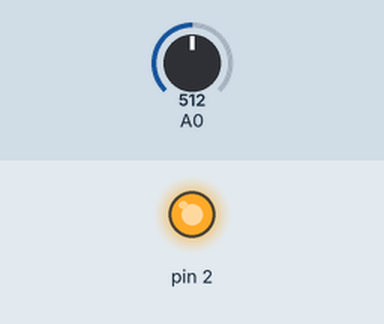
Recording of a sketch running on a simulated Arduino Uno, built with avr-gcc and run on an emulated ATmega328P. Shown: output pins drawn as LEDs (lit = HIGH). The inputs (shaded band) are chosen by the test bench; at power-on: A0 = 512.

Above: at 1.2 s.
1.3 s: A0 set to 151
2.8 s: A0 set to 132
At 4.0 s:
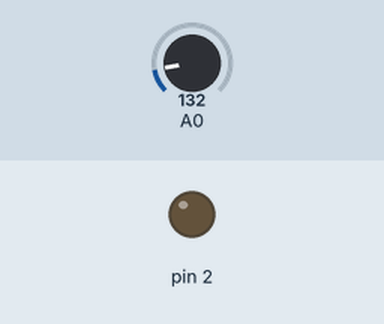
4.3 s: A0 set to 306
At 5.3 s:
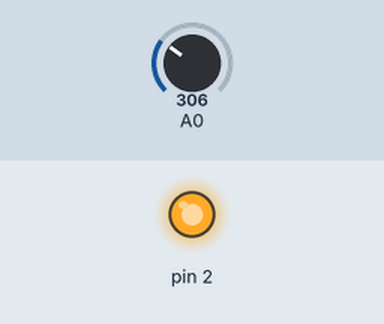
5.8 s: A0 set to 122
At 6.6 s:
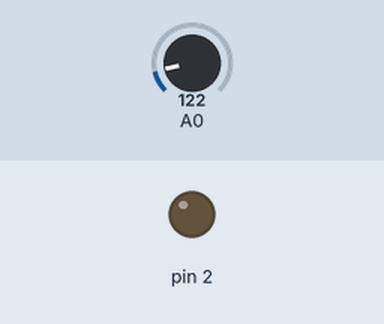
Timing chart, 0 to 8.3 s (numbered marks = the images above; inputs shaded):
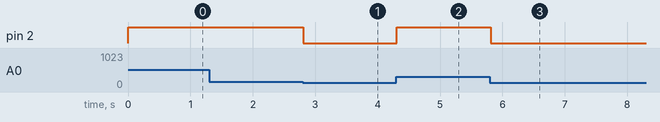

The sketch:

lm35.ino
```cpp
#define RED 4
#define YELLOW 7
#define GREEN 8

#define TEMP_LIMITE 70

void setup()
{
  pinMode(A0, INPUT);
  pinMode(2, OUTPUT);
}

void loop()
{
	float read = float(analogRead(A0));
  	float volts = (read / 1023.0) * 5.0;
  	float c = (volts / 0.01);

    digitalWrite(2, c >= TEMP_LIMITE);

    digitalWrite(GREEN, c <= 20);
    digitalWrite(YELLOW, c > 20 && c <= 50);
    digitalWrite(RED, c > 50);

  	delay(100);
}
```

Measured:
- the behaviour switches between 144 and 143 on A0 (found by bisection; images 0 and 1)
- after the input at 1.3 s, every drawn part: stays the same
- after the input at 2.8 s, pin 2: HIGH → LOW at once
- after the input at 4.3 s, pin 2: LOW → HIGH at once
- after the input at 5.8 s, pin 2: HIGH → LOW at once
